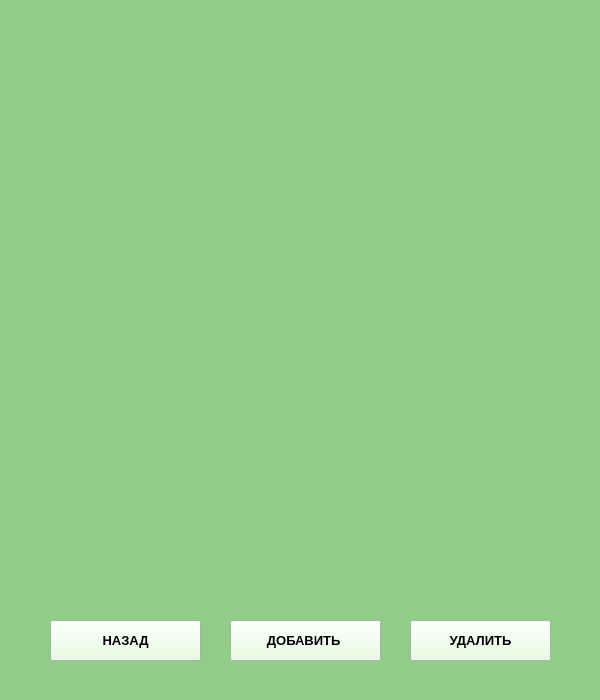
<?xml version="1.0" encoding="UTF-8"?>
<ui version="4.0">
 <class>MainWindow</class>
 <widget class="QMainWindow" name="MainWindow">
  <property name="geometry">
   <rect>
    <x>0</x>
    <y>0</y>
    <width>600</width>
    <height>700</height>
   </rect>
  </property>
  <property name="windowTitle">
   <string>БАЗА НАСЕЛЁННЫХ ПУНКТОВ</string>
  </property>
  <widget class="QWidget" name="centralwidget">
   <widget class="QLabel" name="fon3">
    <property name="geometry">
     <rect>
      <x>0</x>
      <y>0</y>
      <width>600</width>
      <height>700</height>
     </rect>
    </property>
    <property name="styleSheet">
     <string notr="true">background-color: rgb(146, 204, 137);</string>
    </property>
    <property name="text">
     <string/>
    </property>
   </widget>
   <widget class="QPushButton" name="btn7">
    <property name="geometry">
     <rect>
      <x>50</x>
      <y>620</y>
      <width>151</width>
      <height>41</height>
     </rect>
    </property>
    <property name="font">
     <font>
      <pointsize>10</pointsize>
      <weight>75</weight>
      <bold>true</bold>
     </font>
    </property>
    <property name="styleSheet">
     <string notr="true">background-color: rgb(225, 255, 220);</string>
    </property>
    <property name="text">
     <string>НАЗАД</string>
    </property>
   </widget>
   <widget class="QPushButton" name="btn8">
    <property name="geometry">
     <rect>
      <x>230</x>
      <y>620</y>
      <width>151</width>
      <height>41</height>
     </rect>
    </property>
    <property name="font">
     <font>
      <pointsize>10</pointsize>
      <weight>75</weight>
      <bold>true</bold>
     </font>
    </property>
    <property name="styleSheet">
     <string notr="true">background-color: rgb(225, 255, 220);</string>
    </property>
    <property name="text">
     <string>ДОБАВИТЬ </string>
    </property>
   </widget>
   <widget class="QPushButton" name="pushButton_3">
    <property name="geometry">
     <rect>
      <x>410</x>
      <y>620</y>
      <width>141</width>
      <height>41</height>
     </rect>
    </property>
    <property name="font">
     <font>
      <pointsize>10</pointsize>
      <weight>75</weight>
      <bold>true</bold>
     </font>
    </property>
    <property name="styleSheet">
     <string notr="true">background-color: rgb(225, 255, 220);</string>
    </property>
    <property name="text">
     <string>УДАЛИТЬ</string>
    </property>
   </widget>
  </widget>
 </widget>
 <resources/>
 <connections/>
</ui>
